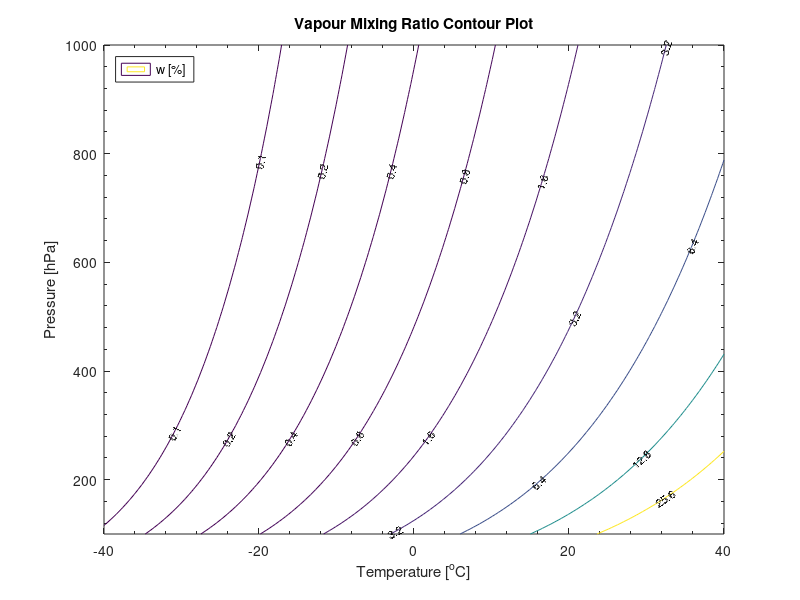
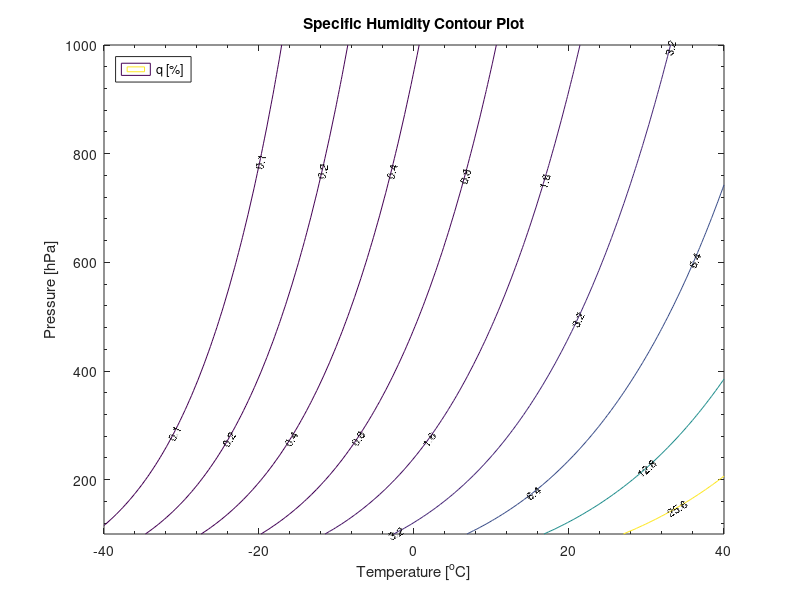
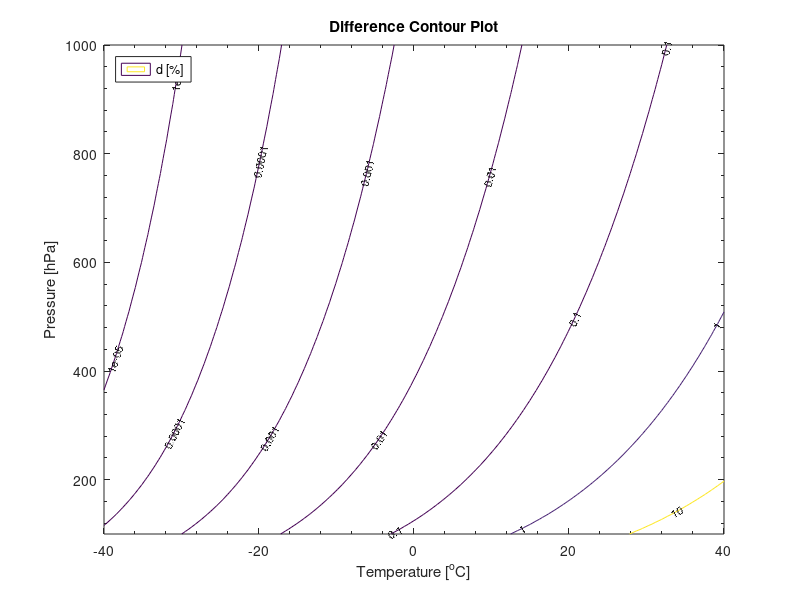

Reproduce these figures in MATLAB, in order.
function f = mixingRatios()
    
    %%Constants
    L_lv0 = 2501;       %kJ/kg
    L_iv0 = 2834;       %kJ/kg
    c_pl = 4.218;       %kJ/kgK
    c_pi = 2.106;       %kJ/kgK
    c_pv = 1.870;       %kJ/kgK
    e_s0 = 6.112;       %hPa
    R_v = 461.5/1000;   %kJ/kgK
    ep = 0.622;    
    
    t = linspace(-40,40,100);           %oC    
    p = linspace(100,1000,100).';       %hPa
    e_s = e_s0*exp(17.27*t./(t+237.7)); %hPa


    %w = ep*e_s ./ (p - e_s);
        A = bsxfun(@minus,p,e_s);
        B = 1./A;
    w = ep*bsxfun(@times,e_s, B);
    %q = ep*e_s ./ (p - (1-ep)*e_s);
        C = p - (1-ep)*e_s;
        D = 1./C;
    q = ep*bsxfun(@times,e_s,D);
    
    difference = w - q;
    
%%Checking validity
    w_simple = ep*bsxfun(@times,e_s,1./p);
    
    eps1 = (w_simple - w).^2;
    SSE1 = sum(sum(eps1.^2));
        %R_square1 = SSE1 / w_simple;
    f.SSE1 = SSE1;
    
    eps2 = (w_simple - q).^2;
    SSE2 = sum(sum(eps2.^2));
        %R_square1 = SSE1 / w_simple;
    f.SSE2 = SSE2;

    %%Plotting
    close all;
    figure;
    w_vals = 100*[0,1e-3,2e-3,4e-3,8e-3,16e-3,32e-3,64e-3,128e-3,256e-3];
    [C,h] = contour(t,p,100*w,w_vals);
    clabel(C,h,w_vals,'FontSize',8,'Color','k');
    title('Vapour Mixing Ratio Contour Plot');
    xlabel('Temperature [^oC]');
    ylabel('Pressure [hPa]');
    legend({"w [%]"},'location','northwest');
    set(gca,'XMinorTick','on','YMinorTick','on');  
    set(gcf,'position',[50,550,550,200]);
    
    figure;
    q_vals = 100*[0,1e-3,2e-3,4e-3,8e-3,16e-3,32e-3,64e-3,128e-3,256e-3];
    [C,h] = contour(t,p,100*q,q_vals);
    clabel(C,h,q_vals,'FontSize',8,'Color','k');
    title('Specific Humidity Contour Plot');
    xlabel('Temperature [^oC]');
    ylabel('Pressure [hPa]');
    legend({"q [%]"},'location','northwest');
    set(gca,'XMinorTick','on','YMinorTick','on');    
    set(gcf,'position',[750,550,550,200]);
    
    figure;
    difference_vals = 100*[0,0.00000001*logspace(1,5,5),0.01,0.1];
    [C,h] = contour(t,p,100*difference,difference_vals);
    clabel(C,h,difference_vals,'FontSize',8,'Color','k');
    title('Difference Contour Plot');
    xlabel('Temperature [^oC]');
    ylabel('Pressure [hPa]');
    legend({"d [%]"},'location','northwest');
    set(gca,'XMinorTick','on','YMinorTick','on');    
    set(gcf,'position',[1350,550,550,200]);
end